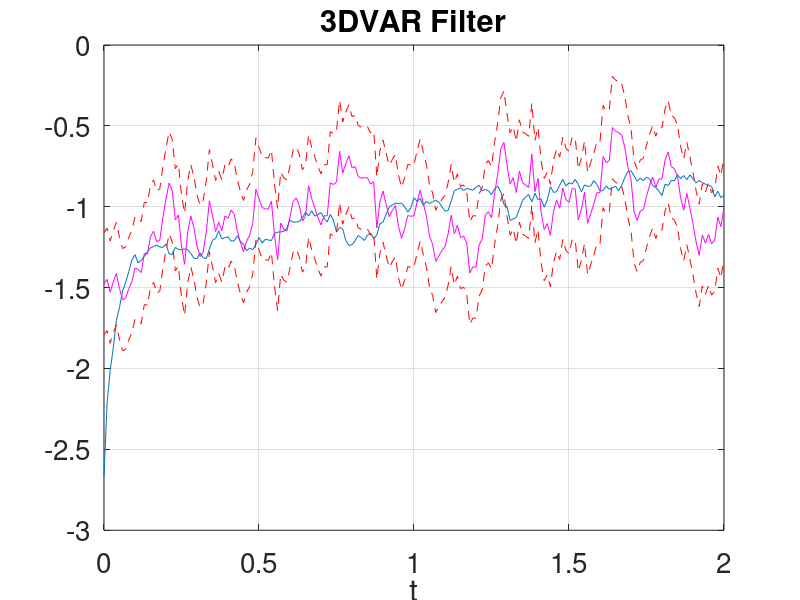
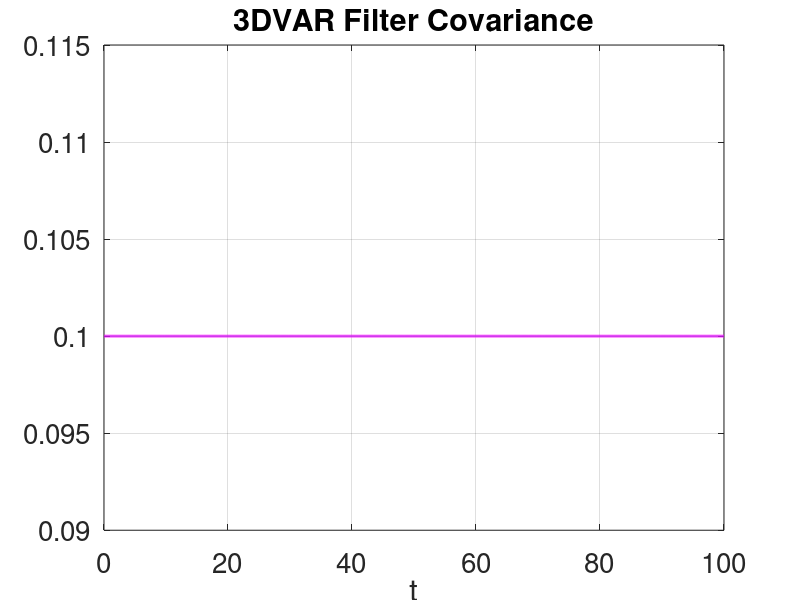
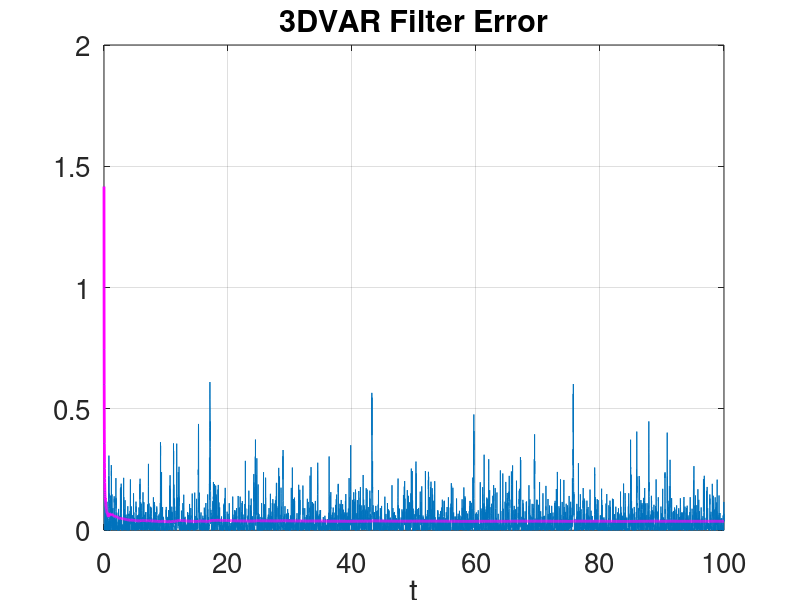

Write MATLAB code to recreate these figures, in order.
clear;set(0,'defaultaxesfontsize',20);format long
%%% p10c.m Continuous 3DVAR Filter, double-well
%% setup

J=1e4;% number of steps
alpha=2.5;% dynamics determined by alpha
gamma=1e-1;% observational noise variance is gamma^2
sigma=3e-1;% dynamics noise variance is sigma^2
C0=1;% prior initial condition variance
m0=0;% prior initial condition mean
sd=1;rng(sd);% choose random number seed

m=zeros(J,1);v=m;z=m;z(1)=0;% pre-allocate
v(1)=m0+sqrt(C0)*randn;% initial truth
m(1)=2*randn;% initial mean/estimate
eta=.1;% stabilization coefficient 0 < eta << 1
c=gamma^2/eta;H=1;% covariance and observation operator
tau=0.01;% time discretization is tau
K=tau*(c*H')/(H*c*H'*tau+gamma^2);% Kalman gain

%% solution % assimilate!

for j=1:J        
    v(j+1)=v(j)+tau*alpha*(v(j)-v(j)^3) + sigma*sqrt(tau)*randn;% truth
    z(j+1)=z(j)+tau*H*v(j+1) + gamma*sqrt(tau)*randn;% observation
    mhat=m(j)+tau*alpha*(m(j)-m(j)^3);% estimator predict
    d=(z(j+1)-z(j))/tau-H*mhat;% innovation
    m(j+1)=mhat+K*d;% estimator update
end
js=201;% plot truth, mean, standard deviation, observations
figure;plot(tau*[0:js-1],v(1:js));hold;plot(tau*[0:js-1],m(1:js),'m');
plot(tau*[0:js-1],m(1:js)+sqrt(c),'r--',tau*[0:js-1],m(1:js)-sqrt(c),'r--');
hold;grid;xlabel('t');title('3DVAR Filter')

figure;plot(tau*[0:J],c*[0:J].^0);hold
plot(tau*[0:J],c*[0:J].^0,'m','Linewidth',2);grid
hold;xlabel('t');title('3DVAR Filter Covariance');

figure;plot(tau*[0:J],(v-m).^2);hold;
plot(tau*[0:J],cumsum((v-m).^2)./[1:J+1]','m','Linewidth',2);grid
hold;xlabel('t');title('3DVAR Filter Error')
